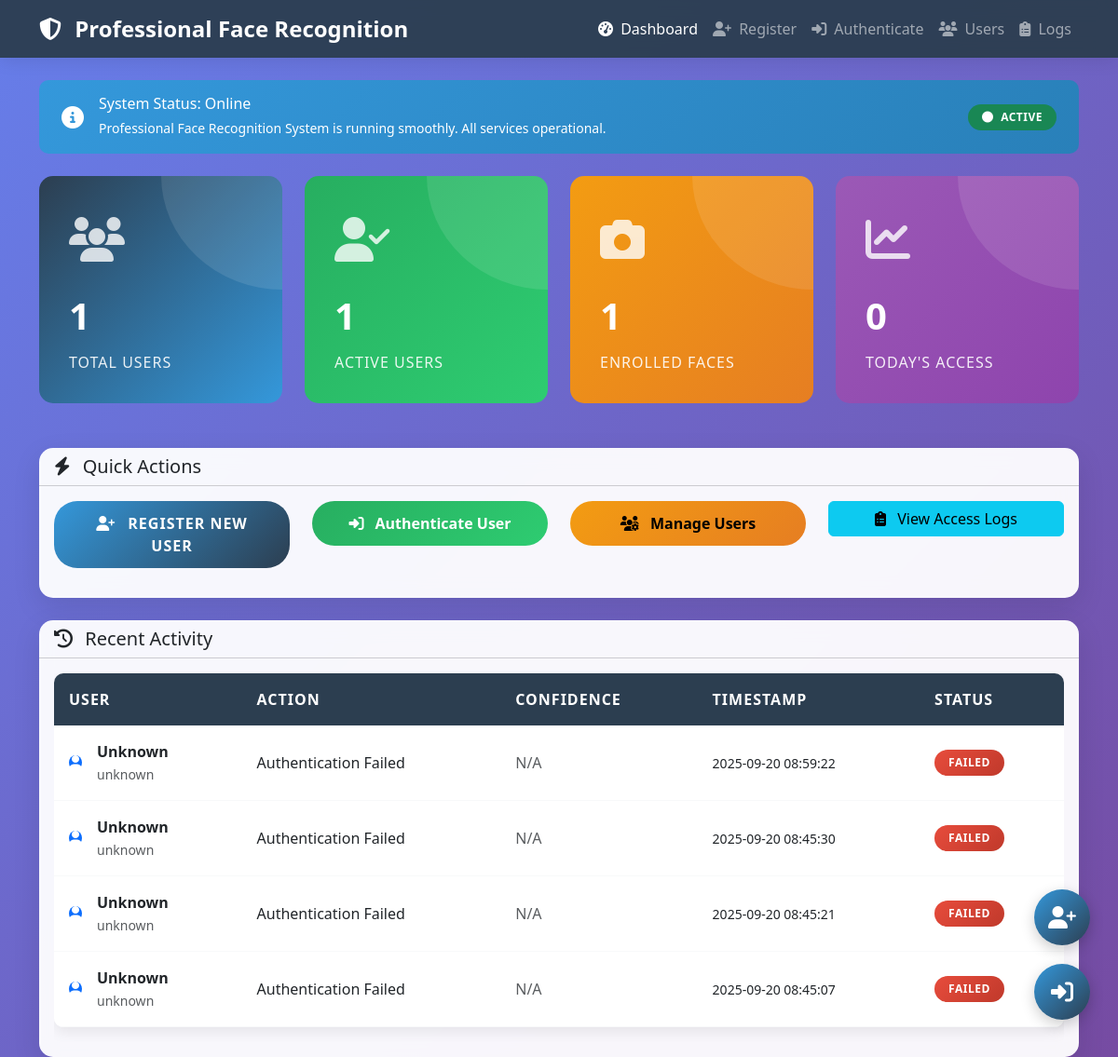
The page / on the database its author committed.
### tables this page shows
CREATE TABLE access_logs (
                id INTEGER PRIMARY KEY AUTOINCREMENT,
                user_id TEXT,
                access_type TEXT,
                confidence REAL,
                timestamp TIMESTAMP DEFAULT CURRENT_TIMESTAMP,
                location TEXT,
                device_info TEXT,
                FOREIGN KEY (user_id) REFERENCES users (user_id)
            );

### professional_app.py (the view)
@app.route('/')
def index():
    stats = face_system.get_system_stats()
    recent_logs = face_system.get_access_logs(limit=10)
    return render_template('professional_index.html', stats=stats, recent_logs=recent_logs)

### templates/professional_index.html (shortened to what this page needs)
<!DOCTYPE html>
<html lang="en">
<head>
    <link href="https://cdn.jsdelivr.net/npm/bootstrap@5.3.0/dist/css/bootstrap.min.css" rel="stylesheet">
    <link href="https://cdnjs.cloudflare.com/ajax/libs/font-awesome/6.4.0/css/all.min.css" rel="stylesheet">
</head>
<body>
    <nav class="navbar navbar-expand-lg navbar-dark">
        <div class="container">
            <a class="navbar-brand" href="/">
                <i class="fas fa-shield-alt me-2"></i>
                Professional Face Recognition
            </a>
            <div class="collapse navbar-collapse" id="navbarNav">
                <ul class="navbar-nav ms-auto">
                    <li class="nav-item">
                        <a class="nav-link active" href="/"><i class="fas fa-tachometer-alt me-1"></i> Dashboard</a>
                    </li>
                    <li class="nav-item">
                        <a class="nav-link" href="/register"><i class="fas fa-user-plus me-1"></i> Register</a>
                    </li>
                    <li class="nav-item">
                        <a class="nav-link" href="/authenticate"><i class="fas fa-sign-in-alt me-1"></i> Authenticate</a>
                    </li>
                    <li class="nav-item">
                        <a class="nav-link" href="/users"><i class="fas fa-users me-1"></i> Users</a>
                    </li>
                    <li class="nav-item">
                        <a class="nav-link" href="/logs"><i class="fas fa-clipboard-list me-1"></i> Logs</a>
                    </li>
                </ul>
            </div>
        </div>
    </nav>
    <div class="container mt-4">
        <div class="alert alert-info system-status mb-4">
            <div class="d-flex align-items-center">
                <i class="fas fa-info-circle me-3 fs-4"></i>
                <div>
                    <h6 class="mb-1">System Status: Online</h6>
                    <small>Professional Face Recognition System is running smoothly. All services operational.</small>
                </div>
                <div class="ms-auto">
                    <span class="badge bg-success">
                        <i class="fas fa-circle me-1"></i> Active
                    </span>
                </div>
            </div>
        </div>
        <div class="row mb-4">
            <div class="col-lg-3 col-md-6">
                <div class="stat-card">
                    <div class="stat-icon">
                        <i class="fas fa-users"></i>
                    </div>
                    <div class="stat-number">{{ stats.total_users or 0 }}</div>
                    <div class="stat-label">Total Users</div>
                </div>
            </div>
            <div class="col-lg-3 col-md-6">
                <div class="stat-card" style="background: linear-gradient(135deg, var(--success-color), #2ecc71);">
                    <div class="stat-icon">
                        <i class="fas fa-user-check"></i>
                    </div>
                    <div class="stat-number">{{ stats.active_users or 0 }}</div>
                    <div class="stat-label">Active Users</div>
                </div>
            </div>
            <div class="col-lg-3 col-md-6">
                <div class="stat-card" style="background: linear-gradient(135deg, var(--warning-color), #e67e22);">
                    <div class="stat-icon">
                        <i class="fas fa-camera"></i>
                    </div>
                    <div class="stat-number">{{ stats.users_with_faces or 0 }}</div>
                    <div class="stat-label">Enrolled Faces</div>
                </div>
            </div>
            <div class="col-lg-3 col-md-6">
                <div class="stat-card" style="background: linear-gradient(135deg, #9b59b6, #8e44ad);">
                    <div class="stat-icon">
                        <i class="fas fa-chart-line"></i>
                    </div>
                    <div class="stat-number">{{ stats.successful_authentications_24h or 0 }}</div>
                    <div class="stat-label">Today's Access</div>
                </div>
            </div>
        </div>
        <div class="row mb-4">
            <div class="col-12">
                <div class="card">
                    <div class="card-header bg-transparent">
                        <h5 class="card-title mb-0">
                            <i class="fas fa-bolt me-2"></i>
                            Quick Actions
                        </h5>
                    </div>
                    <div class="card-body">
                        <div class="row">
                            <div class="col-lg-3 col-md-6 mb-3">
                                <a href="/register" class="btn btn-primary w-100">
                                    <i class="fas fa-user-plus me-2"></i>
                                    Register New User
                                </a>
                            </div>
                            <div class="col-lg-3 col-md-6 mb-3">
                                <a href="/authenticate" class="btn btn-success w-100">
                                    <i class="fas fa-sign-in-alt me-2"></i>
                                    Authenticate User
                                </a>
                            </div>
                            <div class="col-lg-3 col-md-6 mb-3">
                                <a href="/users" class="btn btn-warning w-100">
                                    <i class="fas fa-users-cog me-2"></i>
                                    Manage Users
                                </a>
                            </div>
                            <div class="col-lg-3 col-md-6 mb-3">
                                <a href="/logs" class="btn btn-info w-100">
                                    <i class="fas fa-clipboard-list me-2"></i>
                                    View Access Logs
                                </a>
                            </div>
                        </div>
                    </div>
                </div>
            </div>
        </div>
        <div class="row">
            <div class="col-12">
                <div class="card">
                    <div class="card-header bg-transparent">
                        <h5 class="card-title mb-0">
                            <i class="fas fa-history me-2"></i>
                            Recent Activity
                        </h5>
                    </div>
                    <div class="card-body">
                        {% if recent_logs %}
                        <div class="table-responsive">
                            <table class="table table-hover">
                                <thead>
                                    <tr>
                                        <th>User</th>
                                        <th>Action</th>
                                        <th>Confidence</th>
                                        <th>Timestamp</th>
                                        <th>Status</th>
                                    </tr>
                                </thead>
                                <tbody>
                                    {% for log in recent_logs %}
                                    <tr>
                                        <td>
                                            <div class="d-flex align-items-center">
                                                <div class="avatar-sm bg-primary rounded-circle d-flex align-items-center justify-content-center me-3">
                                                    <i class="fas fa-user text-white"></i>
                                                </div>
                                                <div>
                                                    <div class="fw-bold">{{ log.full_name }}</div>
                                                    <small class="text-muted">{{ log.user_id }}</small>
                                                </div>
                                            </div>
                                        </td>
                                        <td>
                                            <span class="text-capitalize">{{ log.access_type.replace('_', ' ') }}</span>
                                        </td>
                                        <td>
                                            {% if log.confidence and log.confidence|float > 0 %}
                                            <div class="progress" style="height: 8px;">
                                                <div class="progress-bar bg-success" data-width="{{ (log.confidence|float * 100)|round }}"></div>
                                            </div>
                                            <small class="text-muted">{{ (log.confidence|float * 100)|round }}%</small>
                                            {% else %}
                                            <span class="text-muted">N/A</span>
                                            {% endif %}
                                        </td>
                                        <td>
                                            <small>{{ log.timestamp }}</small>
                                        </td>
                                        <td>
                                            {% if 'success' in log.access_type %}
                                            <span class="badge badge-success">Success</span>
                                            {% elif 'failed' in log.access_type %}
                                            <span class="badge badge-danger">Failed</span>
                                            {% else %}
                                            <span class="badge badge-warning">{{ log.access_type.title() }}</span>
                                            {% endif %}
                                        </td>
                                    </tr>
                                    {% endfor %}
                                </tbody>
                            </table>
                        </div>
                        {% else %}
                        <div class="text-center py-5">
                            <i class="fas fa-history text-muted" style="font-size: 3rem;"></i>
                            <h5 class="mt-3 text-muted">No Recent Activity</h5>
                            <p class="text-muted">System activity will appear here once users start using the system.</p>
                        </div>
                        {% endif %}
                    </div>
                </div>
            </div>
        </div>
    </div>
    <div class="quick-actions">
        <div class="d-flex flex-column">
            <button class="fab" onclick="location.href='/register'" title="Register New User">
                <i class="fas fa-user-plus"></i>
            </button>
            <button class="fab" onclick="location.href='/authenticate'" title="Authenticate User">
                <i class="fas fa-sign-in-alt"></i>
            </button>
        </div>
    </div>
</body>
</html>

### templates/professional_index.html (style rules this page uses)
:root { --primary-color: #2c3e50; --secondary-color: #3498db; --success-color: #27ae60; --warning-color: #f39c12; --danger-color: #e74c3c; --dark-color: #34495e; --light-color: #ecf0f1; }
body { background: linear-gradient(135deg, #667eea 0%, #764ba2 100%); min-height: 100vh; font-family: 'Segoe UI', Tahoma, Geneva, Verdana, sans-serif; }
.navbar { background: rgba(44, 62, 80, 0.95) !important; backdrop-filter: blur(10px); box-shadow: 0 2px 20px rgba(0,0,0,0.1); }
.navbar-brand { font-weight: 700; font-size: 1.5rem; }
.card { border: none; border-radius: 15px; box-shadow: 0 10px 30px rgba(0,0,0,0.1); backdrop-filter: blur(10px); background: rgba(255, 255, 255, 0.95); transition: transform 0.3s ease, box-shadow 0.3s ease; }
.stat-card { background: linear-gradient(135deg, var(--primary-color), var(--secondary-color)); color: white; border-radius: 15px; padding: 2rem; margin-bottom: 1.5rem; position: relative; overflow: hidden; }
.stat-card::before { content: ''; position: absolute; top: -50%; right: -50%; width: 100%; height: 100%; background: rgba(255,255,255,0.1); border-radius: 50%; transition: transform 0.3s ease; }
.stat-icon { font-size: 3rem; opacity: 0.8; margin-bottom: 1rem; }
.stat-number { font-size: 2.5rem; font-weight: 700; margin-bottom: 0.5rem; }
.stat-label { font-size: 1rem; opacity: 0.9; text-transform: uppercase; letter-spacing: 1px; }
.btn-primary { background: linear-gradient(135deg, var(--secondary-color), var(--primary-color)); border: none; border-radius: 25px; padding: 12px 30px; font-weight: 600; text-transform: uppercase; letter-spacing: 1px; transition: all 0.3s ease; }
.btn-success { background: linear-gradient(135deg, var(--success-color), #2ecc71); border: none; border-radius: 25px; padding: 12px 30px; font-weight: 600; }
.btn-warning { background: linear-gradient(135deg, var(--warning-color), #e67e22); border: none; border-radius: 25px; padding: 12px 30px; font-weight: 600; }
.table { background: white; border-radius: 10px; overflow: hidden; box-shadow: 0 5px 15px rgba(0,0,0,0.08); }
.table thead th { background: var(--primary-color); color: white; border: none; font-weight: 600; text-transform: uppercase; letter-spacing: 1px; padding: 1rem; }
.table tbody td { padding: 1rem; vertical-align: middle; border-color: #f8f9fa; }
.badge { padding: 8px 15px; border-radius: 20px; font-weight: 600; text-transform: uppercase; letter-spacing: 0.5px; }
.badge-danger { background: linear-gradient(135deg, var(--danger-color), #c0392b); }
.quick-actions { position: fixed; bottom: 30px; right: 30px; z-index: 1000; }
.fab { width: 60px; height: 60px; border-radius: 50%; background: linear-gradient(135deg, var(--secondary-color), var(--primary-color)); color: white; border: none; font-size: 1.5rem; margin: 10px 0; transition: all 0.3s ease; box-shadow: 0 5px 15px rgba(0,0,0,0.2); }
.system-status { position: relative; overflow: hidden; }
.system-status::before { content: ''; position: absolute; top: 0; left: -100%; width: 100%; height: 100%; background: linear-gradient(90deg, transparent, rgba(255,255,255,0.2), transparent); animation: shimmer 2s infinite; }
.alert { border: none; border-radius: 10px; padding: 1rem 1.5rem; }
.alert-info { background: linear-gradient(135deg, #3498db, #2980b9); color: white; }

### rows shown on the page
access_logs: full_name "Unknown", user_id "unknown", access_type.replace "Authentication Failed", confidence "N/A", timestamp "2025-09-20 08:59:22", shows "FAILED"
access_logs: full_name "Unknown", user_id "unknown", access_type.replace "Authentication Failed", confidence "N/A", timestamp "2025-09-20 08:45:30", shows "FAILED"
access_logs: full_name "Unknown", user_id "unknown", access_type.replace "Authentication Failed", confidence "N/A", timestamp "2025-09-20 08:45:21", shows "FAILED"
access_logs: full_name "Unknown", user_id "unknown", access_type.replace "Authentication Failed", confidence "N/A", timestamp "2025-09-20 08:45:07", shows "FAILED"

### other values the page prints
{{ stats.total_users or 0 }} "1"
{{ stats.active_users or 0 }} "1"
{{ stats.users_with_faces or 0 }} "1"
{{ stats.successful_authentications_24h or 0 }} "0"
